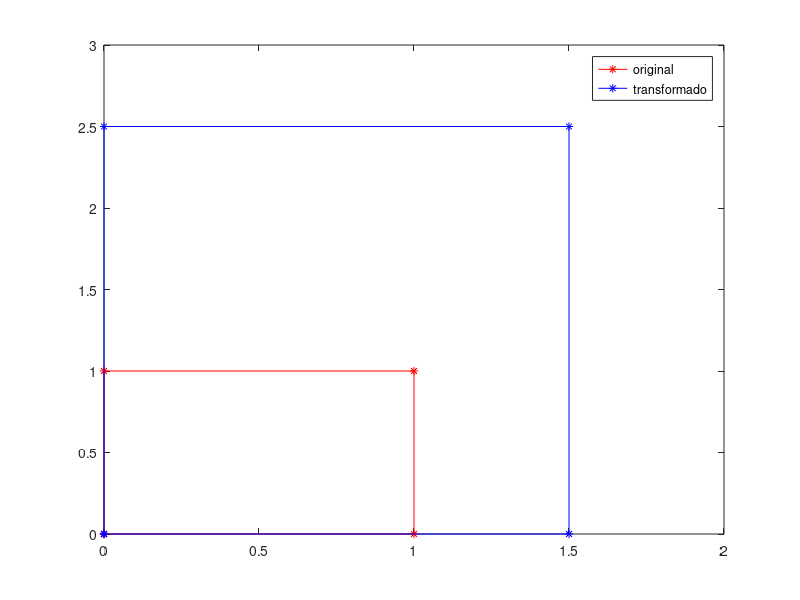

The MATLAB script that drew this image:
function retval = qst3EncontraMatriz()
	
	function pontosTransformados = transfEscalar(pontos, matriz)
    pontosTransformados = pontos * matriz
	endfunction
  
  function matrizTransf = encontraTrans(ptsAntes, ptsDepois)
    matrizTransf = ptsDepois'/ptsAntes'
  endfunction
  
  ptsAntes = [0 0; 0 1; 1 1; 1 0]
  ptsDepois = [0 0; 0 2.5; 1.5 2.5; 1.5 0]
  
  matriz = encontraTrans(ptsAntes, ptsDepois)
  pontos = ptsAntes
	pontos(length(pontos) + 1, :) = [pontos(1, 1) pontos(1, 2)]
	pontosTransformados = transfEscalar(pontos, matriz)
	plot(pontos(:, 1), pontos(:, 2), '-r*', 
		pontosTransformados(:, 1), pontosTransformados(:, 2), '-b*'
    )
   legend("original", "transformado") 
endfunction